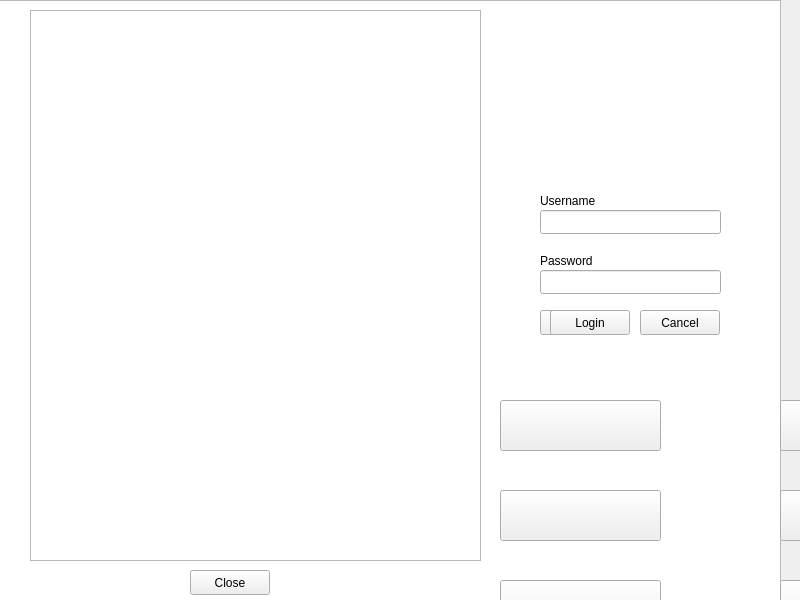
<?xml version="1.0" encoding="UTF-8"?>
<ui version="4.0">
 <class>Widget</class>
 <widget class="QWidget" name="Widget">
  <property name="geometry">
   <rect>
    <x>0</x>
    <y>0</y>
    <width>800</width>
    <height>600</height>
   </rect>
  </property>
  <property name="windowTitle">
   <string>Widget</string>
  </property>
  <widget class="QGraphicsView" name="graphicsView">
   <property name="geometry">
    <rect>
     <x>-30</x>
     <y>0</y>
     <width>811</width>
     <height>601</height>
    </rect>
   </property>
  </widget>
  <widget class="QPushButton" name="startButton">
   <property name="geometry">
    <rect>
     <x>780</x>
     <y>400</y>
     <width>161</width>
     <height>51</height>
    </rect>
   </property>
   <property name="text">
    <string/>
   </property>
  </widget>
  <widget class="QPushButton" name="closeButton">
   <property name="geometry">
    <rect>
     <x>780</x>
     <y>580</y>
     <width>161</width>
     <height>51</height>
    </rect>
   </property>
   <property name="text">
    <string/>
   </property>
  </widget>
  <widget class="QPushButton" name="logginButton">
   <property name="geometry">
    <rect>
     <x>500</x>
     <y>400</y>
     <width>161</width>
     <height>51</height>
    </rect>
   </property>
   <property name="text">
    <string/>
   </property>
  </widget>
  <widget class="QPushButton" name="CreateButton">
   <property name="geometry">
    <rect>
     <x>500</x>
     <y>490</y>
     <width>161</width>
     <height>51</height>
    </rect>
   </property>
   <property name="text">
    <string/>
   </property>
  </widget>
  <widget class="QPushButton" name="clasamentButton">
   <property name="geometry">
    <rect>
     <x>780</x>
     <y>490</y>
     <width>161</width>
     <height>51</height>
    </rect>
   </property>
   <property name="text">
    <string/>
   </property>
  </widget>
  <widget class="QPushButton" name="Logout">
   <property name="geometry">
    <rect>
     <x>500</x>
     <y>580</y>
     <width>161</width>
     <height>51</height>
    </rect>
   </property>
   <property name="text">
    <string/>
   </property>
  </widget>
  <widget class="QLabel" name="UsernameLabel">
   <property name="geometry">
    <rect>
     <x>540</x>
     <y>180</y>
     <width>101</width>
     <height>41</height>
    </rect>
   </property>
   <property name="text">
    <string>Username</string>
   </property>
  </widget>
  <widget class="QLabel" name="UsernameLabel_2">
   <property name="geometry">
    <rect>
     <x>540</x>
     <y>240</y>
     <width>101</width>
     <height>41</height>
    </rect>
   </property>
   <property name="text">
    <string>Password</string>
   </property>
  </widget>
  <widget class="QLineEdit" name="lineEditUsername">
   <property name="geometry">
    <rect>
     <x>540</x>
     <y>210</y>
     <width>181</width>
     <height>24</height>
    </rect>
   </property>
  </widget>
  <widget class="QLineEdit" name="lineEditPassword">
   <property name="geometry">
    <rect>
     <x>540</x>
     <y>270</y>
     <width>181</width>
     <height>24</height>
    </rect>
   </property>
  </widget>
  <widget class="QPushButton" name="Create">
   <property name="geometry">
    <rect>
     <x>540</x>
     <y>310</y>
     <width>80</width>
     <height>25</height>
    </rect>
   </property>
   <property name="text">
    <string>Create</string>
   </property>
  </widget>
  <widget class="QPushButton" name="Cancel">
   <property name="geometry">
    <rect>
     <x>640</x>
     <y>310</y>
     <width>80</width>
     <height>25</height>
    </rect>
   </property>
   <property name="text">
    <string>Cancel</string>
   </property>
  </widget>
  <widget class="QLabel" name="labelMesaj">
   <property name="geometry">
    <rect>
     <x>540</x>
     <y>350</y>
     <width>191</width>
     <height>20</height>
    </rect>
   </property>
   <property name="text">
    <string/>
   </property>
  </widget>
  <widget class="QPushButton" name="LoginButton">
   <property name="geometry">
    <rect>
     <x>550</x>
     <y>310</y>
     <width>80</width>
     <height>25</height>
    </rect>
   </property>
   <property name="text">
    <string>Login</string>
   </property>
  </widget>
  <widget class="QListWidget" name="listWidget">
   <property name="geometry">
    <rect>
     <x>30</x>
     <y>10</y>
     <width>451</width>
     <height>551</height>
    </rect>
   </property>
  </widget>
  <widget class="QPushButton" name="closeTopScore">
   <property name="geometry">
    <rect>
     <x>190</x>
     <y>570</y>
     <width>80</width>
     <height>25</height>
    </rect>
   </property>
   <property name="text">
    <string>Close</string>
   </property>
  </widget>
 </widget>
 <resources/>
 <connections/>
</ui>
